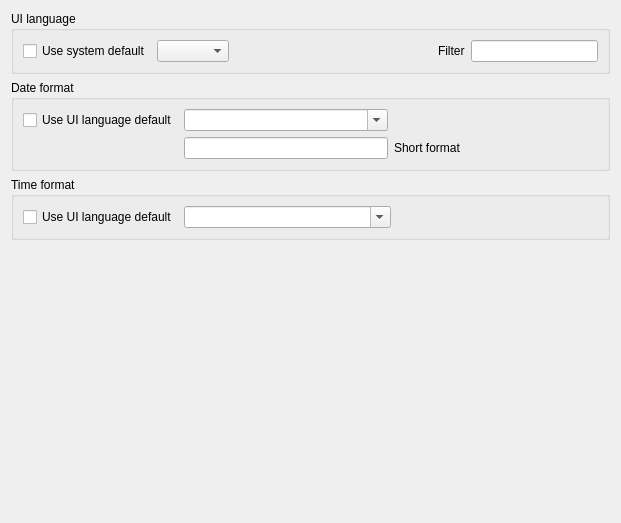
<?xml version="1.0" encoding="UTF-8"?>
<ui version="4.0">
 <class>PreferencesLanguage</class>
 <widget class="QWidget" name="PreferencesLanguage">
  <property name="geometry">
   <rect>
    <x>0</x>
    <y>0</y>
    <width>621</width>
    <height>523</height>
   </rect>
  </property>
  <property name="windowTitle">
   <string>Form</string>
  </property>
  <layout class="QVBoxLayout" name="verticalLayout">
   <item>
    <widget class="QGroupBox" name="language_group">
     <property name="sizePolicy">
      <sizepolicy hsizetype="Preferred" vsizetype="Preferred">
       <horstretch>0</horstretch>
       <verstretch>0</verstretch>
      </sizepolicy>
     </property>
     <property name="title">
      <string>UI language</string>
     </property>
     <layout class="QHBoxLayout" name="horizontalLayout">
      <item>
       <widget class="QCheckBox" name="languageSystemDefault">
        <property name="text">
         <string>Use system default</string>
        </property>
       </widget>
      </item>
      <item>
       <widget class="QComboBox" name="languageDropdown"/>
      </item>
      <item>
       <spacer name="horizontalSpacer">
        <property name="orientation">
         <enum>Qt::Horizontal</enum>
        </property>
        <property name="sizeHint" stdset="0">
         <size>
          <width>203</width>
          <height>20</height>
         </size>
        </property>
       </spacer>
      </item>
      <item>
       <widget class="QLabel" name="label_14">
        <property name="text">
         <string>Filter</string>
        </property>
       </widget>
      </item>
      <item>
       <widget class="QLineEdit" name="languageFilter"/>
      </item>
     </layout>
    </widget>
   </item>
   <item>
    <widget class="QGroupBox" name="dateformat_group">
     <property name="sizePolicy">
      <sizepolicy hsizetype="Preferred" vsizetype="Preferred">
       <horstretch>0</horstretch>
       <verstretch>0</verstretch>
      </sizepolicy>
     </property>
     <property name="title">
      <string>Date format</string>
     </property>
     <layout class="QGridLayout" name="gridLayout">
      <item row="0" column="0">
       <widget class="QCheckBox" name="dateFormatSystemDefault">
        <property name="text">
         <string>Use UI language default</string>
        </property>
       </widget>
      </item>
      <item row="1" column="1">
       <widget class="QLineEdit" name="shortDateFormatEntry"/>
      </item>
      <item row="1" column="3">
       <widget class="QLabel" name="label">
        <property name="toolTip">
         <string>This is used in places where there is less space to show the full date</string>
        </property>
        <property name="text">
         <string>Short format</string>
        </property>
       </widget>
      </item>
      <item row="0" column="3">
       <spacer name="horizontalSpacer2">
        <property name="orientation">
         <enum>Qt::Horizontal</enum>
        </property>
        <property name="sizeHint" stdset="0">
         <size>
          <width>203</width>
          <height>20</height>
         </size>
        </property>
       </spacer>
      </item>
      <item row="0" column="1">
       <widget class="QComboBox" name="dateFormatEntry">
        <property name="toolTip">
         <string>&lt;html&gt;&lt;head/&gt;&lt;body&gt;&lt;p&gt;Preferred date format. Commonly used fields are&lt;/p&gt;&lt;p&gt;d (day of month)&lt;/p&gt;&lt;p&gt;ddd (abbr. day name)&lt;/p&gt;&lt;p&gt;M (month number)&lt;/p&gt;&lt;p&gt;MMM (abbr. month name)&lt;/p&gt;&lt;p&gt;yy/yyyy (2/4 digit year)&lt;/p&gt;&lt;/body&gt;&lt;/html&gt;</string>
        </property>
        <property name="editable">
         <bool>true</bool>
        </property>
       </widget>
      </item>
     </layout>
    </widget>
   </item>
   <item>
    <widget class="QGroupBox" name="timeformat_group">
     <property name="sizePolicy">
      <sizepolicy hsizetype="Preferred" vsizetype="Preferred">
       <horstretch>0</horstretch>
       <verstretch>0</verstretch>
      </sizepolicy>
     </property>
     <property name="title">
      <string>Time format</string>
     </property>
     <layout class="QHBoxLayout" name="horizontalLayout3">
      <item>
       <widget class="QCheckBox" name="timeFormatSystemDefault">
        <property name="text">
         <string>Use UI language default</string>
        </property>
       </widget>
      </item>
      <item>
       <widget class="QComboBox" name="timeFormatEntry">
        <property name="sizePolicy">
         <sizepolicy hsizetype="Expanding" vsizetype="Fixed">
          <horstretch>0</horstretch>
          <verstretch>0</verstretch>
         </sizepolicy>
        </property>
        <property name="toolTip">
         <string>&lt;html&gt;&lt;head/&gt;&lt;body&gt;&lt;p&gt;Preferred time format&lt;/p&gt;&lt;p&gt;Commonly used format specifiers are&lt;/p&gt;&lt;p&gt;h (hours in 12h format)&lt;/p&gt;&lt;p&gt;H (hours in 24h format)&lt;/p&gt;&lt;p&gt;mm (2 digit minutes)&lt;/p&gt;&lt;p&gt;ss (2 digit seconds)&lt;/p&gt;&lt;p&gt;t/tt (a/p or am/pm)&lt;/p&gt;&lt;/body&gt;&lt;/html&gt;</string>
        </property>
        <property name="editable">
         <bool>true</bool>
        </property>
       </widget>
      </item>
      <item>
       <spacer name="horizontalSpacer3">
        <property name="orientation">
         <enum>Qt::Horizontal</enum>
        </property>
        <property name="sizeHint" stdset="0">
         <size>
          <width>203</width>
          <height>20</height>
         </size>
        </property>
       </spacer>
      </item>
     </layout>
    </widget>
   </item>
   <item>
    <spacer name="verticalSpacer">
     <property name="orientation">
      <enum>Qt::Vertical</enum>
     </property>
     <property name="sizeHint" stdset="0">
      <size>
       <width>20</width>
       <height>20</height>
      </size>
     </property>
    </spacer>
   </item>
  </layout>
 </widget>
 <resources/>
 <connections>
  <connection>
   <sender>languageSystemDefault</sender>
   <signal>toggled(bool)</signal>
   <receiver>languageDropdown</receiver>
   <slot>setDisabled(bool)</slot>
   <hints>
    <hint type="sourcelabel">
     <x>73</x>
     <y>273</y>
    </hint>
    <hint type="destinationlabel">
     <x>179</x>
     <y>273</y>
    </hint>
   </hints>
  </connection>
  <connection>
   <sender>languageSystemDefault</sender>
   <signal>toggled(bool)</signal>
   <receiver>languageFilter</receiver>
   <slot>setDisabled(bool)</slot>
   <hints>
    <hint type="sourcelabel">
     <x>73</x>
     <y>273</y>
    </hint>
    <hint type="destinationlabel">
     <x>539</x>
     <y>273</y>
    </hint>
   </hints>
  </connection>
  <connection>
   <sender>dateFormatSystemDefault</sender>
   <signal>toggled(bool)</signal>
   <receiver>shortDateFormatEntry</receiver>
   <slot>setDisabled(bool)</slot>
   <hints>
    <hint type="sourcelabel">
     <x>99</x>
     <y>132</y>
    </hint>
    <hint type="destinationlabel">
     <x>293</x>
     <y>169</y>
    </hint>
   </hints>
  </connection>
  <connection>
   <sender>dateFormatSystemDefault</sender>
   <signal>toggled(bool)</signal>
   <receiver>dateFormatEntry</receiver>
   <slot>setDisabled(bool)</slot>
   <hints>
    <hint type="sourcelabel">
     <x>89</x>
     <y>103</y>
    </hint>
    <hint type="destinationlabel">
     <x>273</x>
     <y>103</y>
    </hint>
   </hints>
  </connection>
  <connection>
   <sender>timeFormatSystemDefault</sender>
   <signal>toggled(bool)</signal>
   <receiver>timeFormatEntry</receiver>
   <slot>setDisabled(bool)</slot>
   <hints>
    <hint type="sourcelabel">
     <x>89</x>
     <y>190</y>
    </hint>
    <hint type="destinationlabel">
     <x>273</x>
     <y>190</y>
    </hint>
   </hints>
  </connection>
 </connections>
</ui>
